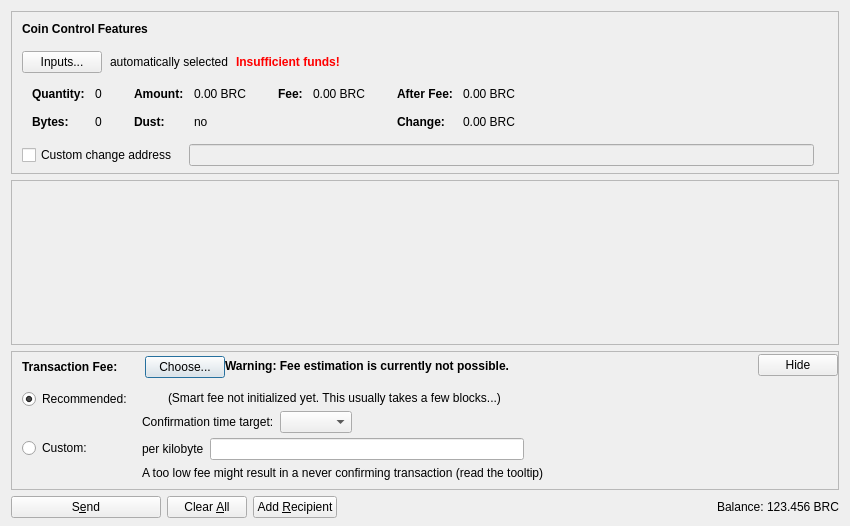
<?xml version="1.0" encoding="UTF-8"?>
<ui version="4.0">
 <class>SendCoinsDialog</class>
 <widget class="QDialog" name="SendCoinsDialog">
  <property name="geometry">
   <rect>
    <x>0</x>
    <y>0</y>
    <width>850</width>
    <height>526</height>
   </rect>
  </property>
  <property name="windowTitle">
   <string>Send Coins</string>
  </property>
  <layout class="QVBoxLayout" name="verticalLayout" stretch="0,1,0,0">
   <property name="bottomMargin">
    <number>8</number>
   </property>
   <item>
    <widget class="QFrame" name="frameCoinControl">
     <property name="sizePolicy">
      <sizepolicy hsizetype="Expanding" vsizetype="Expanding">
       <horstretch>0</horstretch>
       <verstretch>0</verstretch>
      </sizepolicy>
     </property>
     <property name="maximumSize">
      <size>
       <width>16777215</width>
       <height>16777215</height>
      </size>
     </property>
     <property name="frameShape">
      <enum>QFrame::StyledPanel</enum>
     </property>
     <property name="frameShadow">
      <enum>QFrame::Sunken</enum>
     </property>
     <layout class="QVBoxLayout" name="verticalLayoutCoinControl2">
      <property name="spacing">
       <number>0</number>
      </property>
      <property name="leftMargin">
       <number>0</number>
      </property>
      <property name="topMargin">
       <number>0</number>
      </property>
      <property name="rightMargin">
       <number>0</number>
      </property>
      <property name="bottomMargin">
       <number>6</number>
      </property>
      <item>
       <layout class="QVBoxLayout" name="verticalLayoutCoinControl" stretch="0,0,0,0,1">
        <property name="spacing">
         <number>0</number>
        </property>
        <property name="leftMargin">
         <number>10</number>
        </property>
        <property name="topMargin">
         <number>10</number>
        </property>
        <item>
         <layout class="QHBoxLayout" name="horizontalLayoutCoinControl1">
          <property name="bottomMargin">
           <number>15</number>
          </property>
          <item>
           <widget class="QLabel" name="labelCoinControlFeatures">
            <property name="sizePolicy">
             <sizepolicy hsizetype="Preferred" vsizetype="Maximum">
              <horstretch>0</horstretch>
              <verstretch>0</verstretch>
             </sizepolicy>
            </property>
            <property name="font">
             <font>
              <weight>75</weight>
              <bold>true</bold>
             </font>
            </property>
            <property name="styleSheet">
             <string notr="true">font-weight:bold;</string>
            </property>
            <property name="text">
             <string>Coin Control Features</string>
            </property>
           </widget>
          </item>
         </layout>
        </item>
        <item>
         <layout class="QHBoxLayout" name="horizontalLayoutCoinControl2" stretch="0,0,0,0">
          <property name="spacing">
           <number>8</number>
          </property>
          <property name="bottomMargin">
           <number>10</number>
          </property>
          <item>
           <widget class="QPushButton" name="pushButtonCoinControl">
            <property name="styleSheet">
             <string notr="true"/>
            </property>
            <property name="text">
             <string>Inputs...</string>
            </property>
            <property name="autoDefault">
             <bool>false</bool>
            </property>
           </widget>
          </item>
          <item>
           <widget class="QLabel" name="labelCoinControlAutomaticallySelected">
            <property name="text">
             <string>automatically selected</string>
            </property>
            <property name="margin">
             <number>5</number>
            </property>
           </widget>
          </item>
          <item>
           <widget class="QLabel" name="labelCoinControlInsuffFunds">
            <property name="font">
             <font>
              <weight>75</weight>
              <bold>true</bold>
             </font>
            </property>
            <property name="styleSheet">
             <string notr="true">color:red;font-weight:bold;</string>
            </property>
            <property name="text">
             <string>Insufficient funds!</string>
            </property>
            <property name="margin">
             <number>5</number>
            </property>
           </widget>
          </item>
          <item>
           <spacer name="horizontalSpacerCoinControl">
            <property name="orientation">
             <enum>Qt::Horizontal</enum>
            </property>
            <property name="sizeHint" stdset="0">
             <size>
              <width>40</width>
              <height>1</height>
             </size>
            </property>
           </spacer>
          </item>
         </layout>
        </item>
        <item>
         <widget class="QWidget" name="widgetCoinControl" native="true">
          <property name="sizePolicy">
           <sizepolicy hsizetype="Preferred" vsizetype="Preferred">
            <horstretch>0</horstretch>
            <verstretch>0</verstretch>
           </sizepolicy>
          </property>
          <property name="minimumSize">
           <size>
            <width>0</width>
            <height>0</height>
           </size>
          </property>
          <property name="styleSheet">
           <string notr="true"/>
          </property>
          <layout class="QHBoxLayout" name="horizontalLayoutCoinControl5">
           <property name="leftMargin">
            <number>0</number>
           </property>
           <property name="topMargin">
            <number>0</number>
           </property>
           <property name="rightMargin">
            <number>0</number>
           </property>
           <property name="bottomMargin">
            <number>0</number>
           </property>
           <item>
            <layout class="QHBoxLayout" name="horizontalLayoutCoinControl3" stretch="0,0,0,1">
             <property name="spacing">
              <number>20</number>
             </property>
             <property name="topMargin">
              <number>0</number>
             </property>
             <property name="bottomMargin">
              <number>10</number>
             </property>
             <item>
              <layout class="QFormLayout" name="formLayoutCoinControl1">
               <property name="horizontalSpacing">
                <number>10</number>
               </property>
               <property name="verticalSpacing">
                <number>14</number>
               </property>
               <property name="leftMargin">
                <number>10</number>
               </property>
               <property name="topMargin">
                <number>4</number>
               </property>
               <property name="rightMargin">
                <number>6</number>
               </property>
               <item row="0" column="0">
                <widget class="QLabel" name="labelCoinControlQuantityText">
                 <property name="font">
                  <font>
                   <weight>75</weight>
                   <bold>true</bold>
                  </font>
                 </property>
                 <property name="text">
                  <string>Quantity:</string>
                 </property>
                 <property name="margin">
                  <number>0</number>
                 </property>
                </widget>
               </item>
               <item row="0" column="1">
                <widget class="QLabel" name="labelCoinControlQuantity">
                 <property name="cursor">
                  <cursorShape>IBeamCursor</cursorShape>
                 </property>
                 <property name="contextMenuPolicy">
                  <enum>Qt::ActionsContextMenu</enum>
                 </property>
                 <property name="text">
                  <string notr="true">0</string>
                 </property>
                 <property name="margin">
                  <number>0</number>
                 </property>
                 <property name="textInteractionFlags">
                  <set>Qt::LinksAccessibleByMouse|Qt::TextSelectableByKeyboard|Qt::TextSelectableByMouse</set>
                 </property>
                </widget>
               </item>
               <item row="1" column="0">
                <widget class="QLabel" name="labelCoinControlBytesText">
                 <property name="font">
                  <font>
                   <weight>75</weight>
                   <bold>true</bold>
                  </font>
                 </property>
                 <property name="text">
                  <string>Bytes:</string>
                 </property>
                </widget>
               </item>
               <item row="1" column="1">
                <widget class="QLabel" name="labelCoinControlBytes">
                 <property name="cursor">
                  <cursorShape>IBeamCursor</cursorShape>
                 </property>
                 <property name="contextMenuPolicy">
                  <enum>Qt::ActionsContextMenu</enum>
                 </property>
                 <property name="text">
                  <string notr="true">0</string>
                 </property>
                 <property name="textInteractionFlags">
                  <set>Qt::LinksAccessibleByMouse|Qt::TextSelectableByKeyboard|Qt::TextSelectableByMouse</set>
                 </property>
                </widget>
               </item>
              </layout>
             </item>
             <item>
              <layout class="QFormLayout" name="formLayoutCoinControl2">
               <property name="horizontalSpacing">
                <number>10</number>
               </property>
               <property name="verticalSpacing">
                <number>14</number>
               </property>
               <property name="leftMargin">
                <number>6</number>
               </property>
               <property name="topMargin">
                <number>4</number>
               </property>
               <property name="rightMargin">
                <number>6</number>
               </property>
               <item row="0" column="0">
                <widget class="QLabel" name="labelCoinControlAmountText">
                 <property name="font">
                  <font>
                   <weight>75</weight>
                   <bold>true</bold>
                  </font>
                 </property>
                 <property name="text">
                  <string>Amount:</string>
                 </property>
                 <property name="margin">
                  <number>0</number>
                 </property>
                </widget>
               </item>
               <item row="0" column="1">
                <widget class="QLabel" name="labelCoinControlAmount">
                 <property name="cursor">
                  <cursorShape>IBeamCursor</cursorShape>
                 </property>
                 <property name="contextMenuPolicy">
                  <enum>Qt::ActionsContextMenu</enum>
                 </property>
                 <property name="text">
                  <string notr="true">0.00 BRC</string>
                 </property>
                 <property name="textInteractionFlags">
                  <set>Qt::LinksAccessibleByMouse|Qt::TextSelectableByKeyboard|Qt::TextSelectableByMouse</set>
                 </property>
                </widget>
               </item>
               <item row="1" column="0">
                <widget class="QLabel" name="labelCoinControlLowOutputText">
                 <property name="font">
                  <font>
                   <weight>75</weight>
                   <bold>true</bold>
                  </font>
                 </property>
                 <property name="text">
                  <string>Dust:</string>
                 </property>
                </widget>
               </item>
               <item row="1" column="1">
                <widget class="QLabel" name="labelCoinControlLowOutput">
                 <property name="cursor">
                  <cursorShape>IBeamCursor</cursorShape>
                 </property>
                 <property name="contextMenuPolicy">
                  <enum>Qt::ActionsContextMenu</enum>
                 </property>
                 <property name="text">
                  <string notr="true">no</string>
                 </property>
                 <property name="textInteractionFlags">
                  <set>Qt::LinksAccessibleByMouse|Qt::TextSelectableByKeyboard|Qt::TextSelectableByMouse</set>
                 </property>
                </widget>
               </item>
              </layout>
             </item>
             <item>
              <layout class="QFormLayout" name="formLayoutCoinControl3">
               <property name="horizontalSpacing">
                <number>10</number>
               </property>
               <property name="verticalSpacing">
                <number>14</number>
               </property>
               <property name="leftMargin">
                <number>6</number>
               </property>
               <property name="topMargin">
                <number>4</number>
               </property>
               <property name="rightMargin">
                <number>6</number>
               </property>
               <item row="0" column="0">
                <widget class="QLabel" name="labelCoinControlFeeText">
                 <property name="font">
                  <font>
                   <weight>75</weight>
                   <bold>true</bold>
                  </font>
                 </property>
                 <property name="text">
                  <string>Fee:</string>
                 </property>
                 <property name="margin">
                  <number>0</number>
                 </property>
                </widget>
               </item>
               <item row="0" column="1">
                <widget class="QLabel" name="labelCoinControlFee">
                 <property name="cursor">
                  <cursorShape>IBeamCursor</cursorShape>
                 </property>
                 <property name="contextMenuPolicy">
                  <enum>Qt::ActionsContextMenu</enum>
                 </property>
                 <property name="text">
                  <string notr="true">0.00 BRC</string>
                 </property>
                 <property name="textInteractionFlags">
                  <set>Qt::LinksAccessibleByMouse|Qt::TextSelectableByKeyboard|Qt::TextSelectableByMouse</set>
                 </property>
                </widget>
               </item>
              </layout>
             </item>
             <item>
              <layout class="QFormLayout" name="formLayoutCoinControl4">
               <property name="horizontalSpacing">
                <number>10</number>
               </property>
               <property name="verticalSpacing">
                <number>14</number>
               </property>
               <property name="leftMargin">
                <number>6</number>
               </property>
               <property name="topMargin">
                <number>4</number>
               </property>
               <property name="rightMargin">
                <number>6</number>
               </property>
               <item row="0" column="0">
                <widget class="QLabel" name="labelCoinControlAfterFeeText">
                 <property name="font">
                  <font>
                   <weight>75</weight>
                   <bold>true</bold>
                  </font>
                 </property>
                 <property name="text">
                  <string>After Fee:</string>
                 </property>
                 <property name="margin">
                  <number>0</number>
                 </property>
                </widget>
               </item>
               <item row="0" column="1">
                <widget class="QLabel" name="labelCoinControlAfterFee">
                 <property name="cursor">
                  <cursorShape>IBeamCursor</cursorShape>
                 </property>
                 <property name="contextMenuPolicy">
                  <enum>Qt::ActionsContextMenu</enum>
                 </property>
                 <property name="text">
                  <string notr="true">0.00 BRC</string>
                 </property>
                 <property name="textInteractionFlags">
                  <set>Qt::LinksAccessibleByMouse|Qt::TextSelectableByKeyboard|Qt::TextSelectableByMouse</set>
                 </property>
                </widget>
               </item>
               <item row="1" column="0">
                <widget class="QLabel" name="labelCoinControlChangeText">
                 <property name="font">
                  <font>
                   <weight>75</weight>
                   <bold>true</bold>
                  </font>
                 </property>
                 <property name="text">
                  <string>Change:</string>
                 </property>
                </widget>
               </item>
               <item row="1" column="1">
                <widget class="QLabel" name="labelCoinControlChange">
                 <property name="cursor">
                  <cursorShape>IBeamCursor</cursorShape>
                 </property>
                 <property name="contextMenuPolicy">
                  <enum>Qt::ActionsContextMenu</enum>
                 </property>
                 <property name="text">
                  <string notr="true">0.00 BRC</string>
                 </property>
                 <property name="textInteractionFlags">
                  <set>Qt::LinksAccessibleByMouse|Qt::TextSelectableByKeyboard|Qt::TextSelectableByMouse</set>
                 </property>
                </widget>
               </item>
              </layout>
             </item>
            </layout>
           </item>
          </layout>
         </widget>
        </item>
        <item>
         <layout class="QHBoxLayout" name="horizontalLayoutCoinControl4" stretch="0,0,0">
          <property name="spacing">
           <number>12</number>
          </property>
          <property name="sizeConstraint">
           <enum>QLayout::SetDefaultConstraint</enum>
          </property>
          <property name="topMargin">
           <number>5</number>
          </property>
          <property name="rightMargin">
           <number>5</number>
          </property>
          <item>
           <widget class="QCheckBox" name="checkBoxCoinControlChange">
            <property name="toolTip">
             <string>If this is activated, but the change address is empty or invalid, change will be sent to a newly generated address.</string>
            </property>
            <property name="text">
             <string>Custom change address</string>
            </property>
           </widget>
          </item>
          <item>
           <widget class="QValidatedLineEdit" name="lineEditCoinControlChange">
            <property name="enabled">
             <bool>false</bool>
            </property>
            <property name="sizePolicy">
             <sizepolicy hsizetype="Expanding" vsizetype="Fixed">
              <horstretch>0</horstretch>
              <verstretch>0</verstretch>
             </sizepolicy>
            </property>
           </widget>
          </item>
          <item>
           <widget class="QLabel" name="labelCoinControlChangeLabel">
            <property name="sizePolicy">
             <sizepolicy hsizetype="Preferred" vsizetype="Expanding">
              <horstretch>0</horstretch>
              <verstretch>0</verstretch>
             </sizepolicy>
            </property>
            <property name="minimumSize">
             <size>
              <width>0</width>
              <height>0</height>
             </size>
            </property>
            <property name="text">
             <string/>
            </property>
            <property name="margin">
             <number>3</number>
            </property>
           </widget>
          </item>
         </layout>
        </item>
        <item>
         <spacer name="verticalSpacerCoinControl">
          <property name="orientation">
           <enum>Qt::Vertical</enum>
          </property>
          <property name="sizeHint" stdset="0">
           <size>
            <width>800</width>
            <height>1</height>
           </size>
          </property>
         </spacer>
        </item>
       </layout>
      </item>
     </layout>
    </widget>
   </item>
   <item>
    <widget class="QScrollArea" name="scrollArea">
     <property name="widgetResizable">
      <bool>true</bool>
     </property>
     <widget class="QWidget" name="scrollAreaWidgetContents">
      <property name="geometry">
       <rect>
        <x>0</x>
        <y>0</y>
        <width>830</width>
        <height>104</height>
       </rect>
      </property>
      <layout class="QVBoxLayout" name="verticalLayout_2" stretch="0,1">
       <property name="leftMargin">
        <number>0</number>
       </property>
       <property name="topMargin">
        <number>0</number>
       </property>
       <property name="rightMargin">
        <number>0</number>
       </property>
       <property name="bottomMargin">
        <number>0</number>
       </property>
       <item>
        <layout class="QVBoxLayout" name="entries">
         <property name="spacing">
          <number>6</number>
         </property>
        </layout>
       </item>
       <item>
        <spacer name="verticalSpacer">
         <property name="orientation">
          <enum>Qt::Vertical</enum>
         </property>
         <property name="sizeHint" stdset="0">
          <size>
           <width>20</width>
           <height>40</height>
          </size>
         </property>
        </spacer>
       </item>
      </layout>
     </widget>
    </widget>
   </item>
   <item>
    <widget class="QFrame" name="frameFee">
     <property name="sizePolicy">
      <sizepolicy hsizetype="Expanding" vsizetype="Expanding">
       <horstretch>0</horstretch>
       <verstretch>0</verstretch>
      </sizepolicy>
     </property>
     <property name="maximumSize">
      <size>
       <width>16777215</width>
       <height>16777215</height>
      </size>
     </property>
     <property name="frameShape">
      <enum>QFrame::StyledPanel</enum>
     </property>
     <property name="frameShadow">
      <enum>QFrame::Sunken</enum>
     </property>
     <layout class="QVBoxLayout" name="verticalLayoutFee1">
      <property name="spacing">
       <number>0</number>
      </property>
      <property name="leftMargin">
       <number>0</number>
      </property>
      <property name="topMargin">
       <number>0</number>
      </property>
      <property name="rightMargin">
       <number>0</number>
      </property>
      <property name="bottomMargin">
       <number>0</number>
      </property>
      <item>
       <layout class="QVBoxLayout" name="verticalLayoutFee2" stretch="0,0,0">
        <property name="spacing">
         <number>0</number>
        </property>
        <property name="leftMargin">
         <number>10</number>
        </property>
        <property name="topMargin">
         <number>0</number>
        </property>
        <item>
         <layout class="QHBoxLayout" name="horizontalLayoutFee1">
          <property name="bottomMargin">
           <number>0</number>
          </property>
          <item>
           <layout class="QVBoxLayout" name="verticalLayoutFee7">
            <property name="spacing">
             <number>0</number>
            </property>
            <item>
             <spacer name="verticalSpacerSmartFee">
              <property name="orientation">
               <enum>Qt::Vertical</enum>
              </property>
              <property name="sizeType">
               <enum>QSizePolicy::Fixed</enum>
              </property>
              <property name="sizeHint" stdset="0">
               <size>
                <width>1</width>
                <height>4</height>
               </size>
              </property>
             </spacer>
            </item>
            <item>
             <layout class="QHBoxLayout" name="horizontalLayoutSmartFee">
              <property name="spacing">
               <number>10</number>
              </property>
              <item>
               <widget class="QLabel" name="labelFeeHeadline">
                <property name="sizePolicy">
                 <sizepolicy hsizetype="Preferred" vsizetype="Maximum">
                  <horstretch>0</horstretch>
                  <verstretch>0</verstretch>
                 </sizepolicy>
                </property>
                <property name="font">
                 <font>
                  <weight>75</weight>
                  <bold>true</bold>
                 </font>
                </property>
                <property name="styleSheet">
                 <string notr="true">font-weight:bold;</string>
                </property>
                <property name="text">
                 <string>Transaction Fee:</string>
                </property>
               </widget>
              </item>
              <item>
               <widget class="QLabel" name="labelFeeMinimized">
                <property name="text">
                 <string/>
                </property>
               </widget>
              </item>
              <item>
               <widget class="QPushButton" name="buttonChooseFee">
                <property name="text">
                 <string>Choose...</string>
                </property>
               </widget>
              </item>
             </layout>
            </item>
            <item>
             <spacer name="verticalSpacer_5">
              <property name="orientation">
               <enum>Qt::Vertical</enum>
              </property>
              <property name="sizeHint" stdset="0">
               <size>
                <width>1</width>
                <height>1</height>
               </size>
              </property>
             </spacer>
            </item>
           </layout>
          </item>
          <item>
           <widget class="QLabel" name="fallbackFeeWarningLabel">
            <property name="toolTip">
             <string>Using the fallbackfee can result in sending a transaction that will take several hours or days (or never) to confirm. Consider choosing your fee manually or wait until you have validated the complete chain.</string>
            </property>
            <property name="font">
            <font>
                <weight>75</weight>
                <bold>true</bold>
            </font>
            </property>
            <property name="text">
             <string>Warning: Fee estimation is currently not possible.</string>
            </property>
            <property name="wordWrap">
             <bool>false</bool>
            </property>
           </widget>
          </item>
          <item>
           <spacer name="horizontalSpacer_4">
            <property name="orientation">
             <enum>Qt::Horizontal</enum>
            </property>
            <property name="sizeType">
             <enum>QSizePolicy::MinimumExpanding</enum>
            </property>
            <property name="sizeHint" stdset="0">
             <size>
              <width>40</width>
              <height>20</height>
             </size>
            </property>
           </spacer>
          </item>
          <item>
           <widget class="QPushButton" name="buttonMinimizeFee">
            <property name="toolTip">
             <string>collapse fee-settings</string>
            </property>
            <property name="text">
             <string>Hide</string>
            </property>
           </widget>
          </item>
         </layout>
        </item>
        <item>
         <widget class="QFrame" name="frameFeeSelection">
          <layout class="QVBoxLayout" name="verticalLayoutFee12">
           <property name="spacing">
            <number>0</number>
           </property>
           <property name="leftMargin">
            <number>0</number>
           </property>
           <property name="topMargin">
            <number>0</number>
           </property>
           <property name="rightMargin">
            <number>0</number>
           </property>
           <property name="bottomMargin">
            <number>0</number>
           </property>
           <item>
            <layout class="QGridLayout" name="gridLayoutFee">
             <property name="topMargin">
              <number>10</number>
             </property>
             <property name="bottomMargin">
              <number>4</number>
             </property>
             <property name="horizontalSpacing">
              <number>10</number>
             </property>
             <property name="verticalSpacing">
              <number>4</number>
             </property>
             <item row="1" column="1">
              <layout class="QVBoxLayout" name="verticalLayoutFee8">
               <property name="spacing">
                <number>6</number>
               </property>
               <item>
                <layout class="QHBoxLayout" name="horizontalLayoutFee13">
                 <item>
                  <widget class="QLabel" name="labelCustomPerKilobyte">
                   <property name="toolTip">
                    <string>Specify a custom fee per kB (1,000 bytes) of the transaction's virtual size.

Note:  Since the fee is calculated on a per-byte basis, a fee of "100 satoshis per kB" for a transaction size of 500 bytes (half of 1 kB) would ultimately yield a fee of only 50 satoshis.</string>
                   </property>
                   <property name="text">
                    <string>per kilobyte</string>
                   </property>
                  </widget>
                 </item>
                 <item>
                  <widget class="BitcoinAmountField" name="customFee"/>
                 </item>
                 <item>
                  <spacer name="horizontalSpacer_6">
                   <property name="orientation">
                    <enum>Qt::Horizontal</enum>
                   </property>
                   <property name="sizeHint" stdset="0">
                    <size>
                     <width>1</width>
                     <height>1</height>
                    </size>
                   </property>
                  </spacer>
                 </item>
                </layout>
               </item>
               <item>
                <layout class="QHBoxLayout" name="horizontalLayoutFee8">
                 <item>
                  <widget class="QLabel" name="labelCustomFeeWarning">
                   <property name="enabled">
                    <bool>true</bool>
                   </property>
                   <property name="toolTip">
                    <string>When there is less transaction volume than space in the blocks, miners as well as relaying nodes may enforce a minimum fee. Paying only this minimum fee is just fine, but be aware that this can result in a never confirming transaction once there is more demand for brownie transactions than the network can process.</string>
                   </property>
                   <property name="text">
                    <string>A too low fee might result in a never confirming transaction (read the tooltip)</string>
                   </property>
                  </widget>
                 </item>
                 <item>
                  <spacer name="horizontalSpacer_2">
                   <property name="orientation">
                    <enum>Qt::Horizontal</enum>
                   </property>
                   <property name="sizeHint" stdset="0">
                    <size>
                     <width>1</width>
                     <height>1</height>
                    </size>
                   </property>
                  </spacer>
                 </item>
                </layout>
               </item>
              </layout>
             </item>
             <item row="0" column="0">
              <layout class="QVBoxLayout" name="verticalLayoutFee4" stretch="0,1">
               <item>
                <widget class="QRadioButton" name="radioSmartFee">
                 <property name="text">
                  <string>Recommended:</string>
                 </property>
                 <property name="checked">
                  <bool>true</bool>
                 </property>
                 <attribute name="buttonGroup">
                  <string notr="true">groupFee</string>
                 </attribute>
                </widget>
               </item>
               <item>
                <spacer name="verticalSpacer_2">
                 <property name="orientation">
                  <enum>Qt::Vertical</enum>
                 </property>
                 <property name="sizeHint" stdset="0">
                  <size>
                   <width>1</width>
                   <height>1</height>
                  </size>
                 </property>
                </spacer>
               </item>
              </layout>
             </item>
             <item row="1" column="0">
              <layout class="QVBoxLayout" name="verticalLayoutFee9" stretch="0,1">
               <item>
                <widget class="QRadioButton" name="radioCustomFee">
                 <property name="text">
                  <string>Custom:</string>
                 </property>
                 <attribute name="buttonGroup">
                  <string notr="true">groupFee</string>
                 </attribute>
                </widget>
               </item>
               <item>
                <spacer name="verticalSpacer_6">
                 <property name="orientation">
                  <enum>Qt::Vertical</enum>
                 </property>
                 <property name="sizeHint" stdset="0">
                  <size>
                   <width>1</width>
                   <height>1</height>
                  </size>
                 </property>
                </spacer>
               </item>
              </layout>
             </item>
             <item row="0" column="1">
              <layout class="QVBoxLayout" name="verticalLayoutFee3" stretch="0,0,1">
               <property name="spacing">
                <number>6</number>
               </property>
               <property name="topMargin">
                <number>2</number>
               </property>
               <item>
                <layout class="QHBoxLayout" name="horizontalLayoutFee12">
                 <item>
                  <widget class="QLabel" name="labelSmartFee">
                   <property name="text">
                    <string/>
                   </property>
                  </widget>
                 </item>
                 <item>
                  <widget class="QLabel" name="labelFeeEstimation">
                   <property name="text">
                    <string/>
                   </property>
                  </widget>
                 </item>
                 <item>
                  <widget class="QLabel" name="labelSmartFee2">
                   <property name="text">
                    <string>(Smart fee not initialized yet. This usually takes a few blocks...)</string>
                   </property>
                  </widget>
                 </item>
                 <item>
                  <spacer name="horizontalSpacer_5">
                   <property name="orientation">
                    <enum>Qt::Horizontal</enum>
                   </property>
                   <property name="sizeHint" stdset="0">
                    <size>
                     <width>1</width>
                     <height>1</height>
                    </size>
                   </property>
                  </spacer>
                 </item>
                </layout>
               </item>
               <item>
                <layout class="QHBoxLayout" name="horizontalLayoutFee9">
                 <item>
                  <layout class="QVBoxLayout" name="verticalLayoutFee6">
                   <item>
                    <widget class="QLabel" name="labelSmartFee3">
                     <property name="text">
                      <string>Confirmation time target:</string>
                     </property>
                    </widget>
                   </item>
                  </layout>
                 </item>
                 <item>
                  <layout class="QVBoxLayout" name="verticalLayoutFee5">
                   <property name="rightMargin">
                    <number>30</number>
                   </property>
                   <item>
                    <layout class="QHBoxLayout" name="horizontalLayoutConfTarget">
                     <property name="bottomMargin">
                      <number>0</number>
                     </property>
                     <item>
                      <widget class="QComboBox" name="confTargetSelector"/>
                     </item>
                     <item>
                      <spacer name="horizontalSpacerConfTarget">
                       <property name="orientation">
                        <enum>Qt::Horizontal</enum>
                       </property>
                       <property name="sizeHint" stdset="0">
                        <size>
                         <width>40</width>
                         <height>20</height>
                        </size>
                       </property>
                      </spacer>
                     </item>
                    </layout>
                   </item>
                  </layout>
                 </item>
                </layout>
               </item>
               <item>
                <spacer name="verticalSpacer_4">
                 <property name="orientation">
                  <enum>Qt::Vertical</enum>
                 </property>
                 <property name="sizeHint" stdset="0">
                  <size>
                   <width>1</width>
                   <height>1</height>
                  </size>
                 </property>
                </spacer>
               </item>
              </layout>
             </item>
            </layout>
           </item>
          </layout>
         </widget>
        </item>
        <item>
         <spacer name="verticalSpacerFee">
          <property name="orientation">
           <enum>Qt::Vertical</enum>
          </property>
          <property name="sizeHint" stdset="0">
           <size>
            <width>40</width>
            <height>5</height>
           </size>
          </property>
         </spacer>
        </item>
       </layout>
      </item>
     </layout>
    </widget>
   </item>
   <item>
    <layout class="QHBoxLayout" name="horizontalLayout">
     <item>
      <widget class="QPushButton" name="sendButton">
       <property name="minimumSize">
        <size>
         <width>150</width>
         <height>0</height>
        </size>
       </property>
       <property name="toolTip">
        <string>Confirm the send action</string>
       </property>
       <property name="text">
        <string>S&amp;end</string>
       </property>
       <property name="icon">
        <iconset resource="../bitcoin.qrc">
         <normaloff>:/icons/send</normaloff>:/icons/send</iconset>
       </property>
       <property name="autoDefault">
        <bool>false</bool>
       </property>
       <property name="default">
        <bool>false</bool>
       </property>
      </widget>
     </item>
     <item>
      <widget class="QPushButton" name="clearButton">
       <property name="sizePolicy">
        <sizepolicy hsizetype="Minimum" vsizetype="Fixed">
         <horstretch>0</horstretch>
         <verstretch>0</verstretch>
        </sizepolicy>
       </property>
       <property name="toolTip">
        <string>Clear all fields of the form.</string>
       </property>
       <property name="text">
        <string>Clear &amp;All</string>
       </property>
       <property name="icon">
        <iconset resource="../bitcoin.qrc">
         <normaloff>:/icons/remove</normaloff>:/icons/remove</iconset>
       </property>
       <property name="autoDefault">
        <bool>false</bool>
       </property>
      </widget>
     </item>
     <item>
      <widget class="QPushButton" name="addButton">
       <property name="toolTip">
        <string>Send to multiple recipients at once</string>
       </property>
       <property name="text">
        <string>Add &amp;Recipient</string>
       </property>
       <property name="icon">
        <iconset resource="../bitcoin.qrc">
         <normaloff>:/icons/add</normaloff>:/icons/add</iconset>
       </property>
       <property name="autoDefault">
        <bool>false</bool>
       </property>
      </widget>
     </item>
     <item>
      <spacer name="horizontalSpacer">
       <property name="orientation">
        <enum>Qt::Horizontal</enum>
       </property>
       <property name="sizeHint" stdset="0">
        <size>
         <width>40</width>
         <height>20</height>
        </size>
       </property>
      </spacer>
     </item>
     <item>
      <layout class="QHBoxLayout" name="horizontalLayout_2">
       <property name="spacing">
        <number>3</number>
       </property>
       <item>
        <widget class="QLabel" name="label">
         <property name="sizePolicy">
          <sizepolicy hsizetype="Preferred" vsizetype="Fixed">
           <horstretch>0</horstretch>
           <verstretch>0</verstretch>
          </sizepolicy>
         </property>
         <property name="text">
          <string>Balance:</string>
         </property>
        </widget>
       </item>
       <item>
        <widget class="QLabel" name="labelBalance">
         <property name="sizePolicy">
          <sizepolicy hsizetype="Preferred" vsizetype="Fixed">
           <horstretch>0</horstretch>
           <verstretch>0</verstretch>
          </sizepolicy>
         </property>
         <property name="cursor">
          <cursorShape>IBeamCursor</cursorShape>
         </property>
         <property name="text">
          <string notr="true">123.456 BRC</string>
         </property>
         <property name="textInteractionFlags">
          <set>Qt::LinksAccessibleByMouse|Qt::TextSelectableByKeyboard|Qt::TextSelectableByMouse</set>
         </property>
        </widget>
       </item>
      </layout>
     </item>
    </layout>
   </item>
  </layout>
 </widget>
 <customwidgets>
  <customwidget>
   <class>QValidatedLineEdit</class>
   <extends>QLineEdit</extends>
   <header>qt/qvalidatedlineedit.h</header>
  </customwidget>
  <customwidget>
   <class>BitcoinAmountField</class>
   <extends>QLineEdit</extends>
   <header>qt/bitcoinamountfield.h</header>
   <container>1</container>
  </customwidget>
 </customwidgets>
 <resources>
  <include location="../bitcoin.qrc"/>
 </resources>
 <connections/>
 <buttongroups>
  <buttongroup name="groupFee"/>
 </buttongroups>
</ui>
